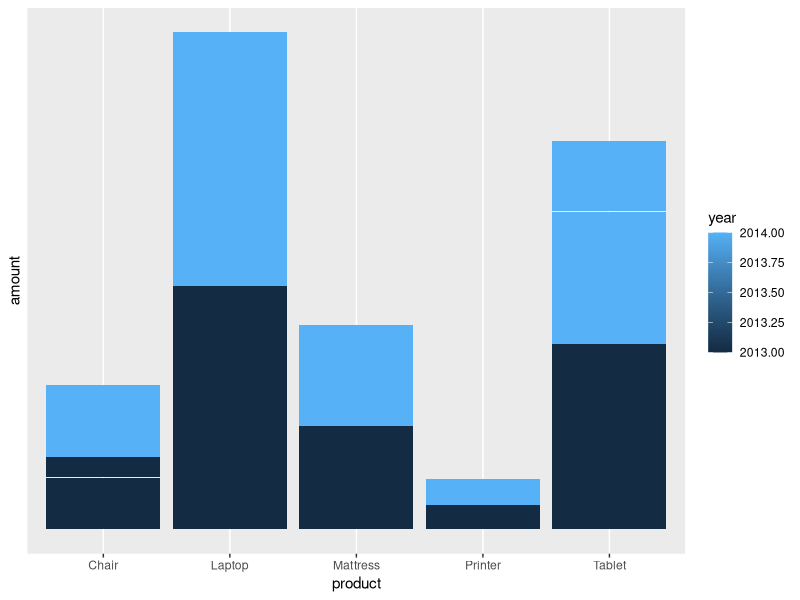
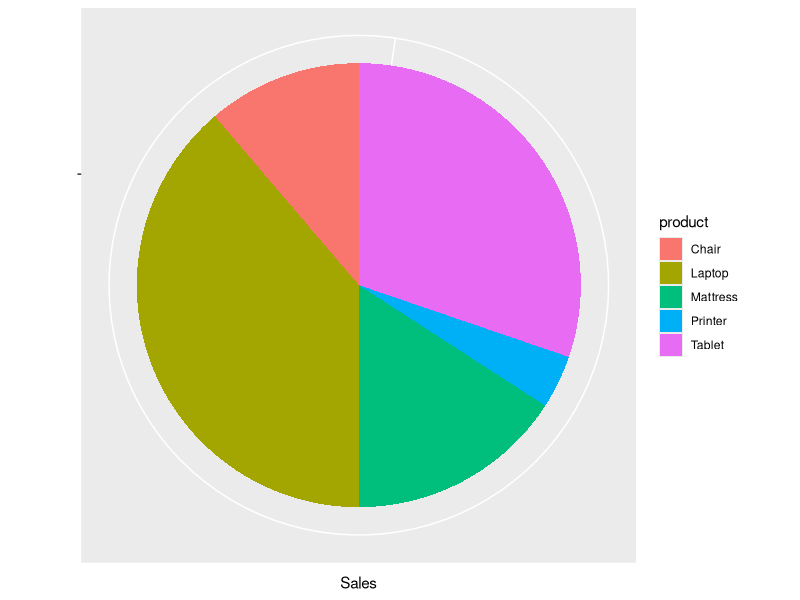
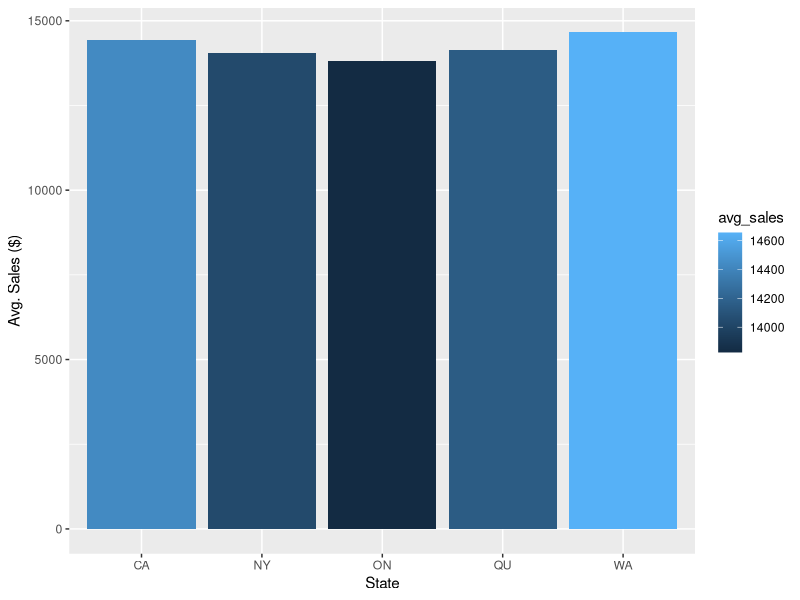
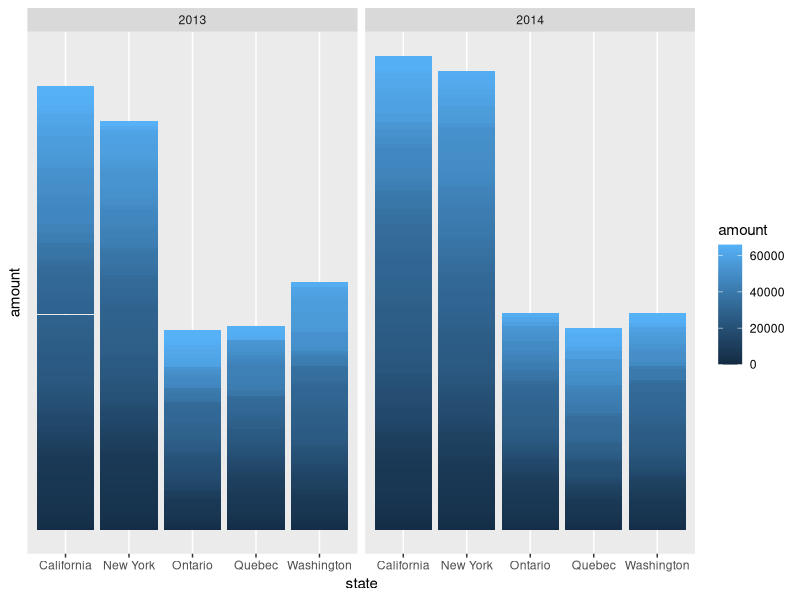
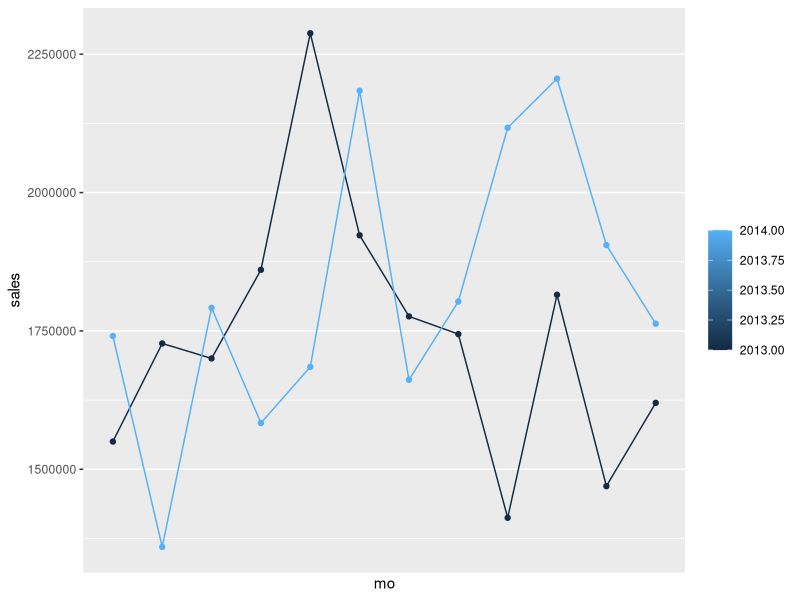

Source code (R) for these figures, in order:
## ---- chunk 1
knitr::opts_chunk$set(echo = TRUE)
## ---- chunk 2
library(readxl)
library(ggplot2)
library(dplyr)
Sales <- read_excel("Sales-Data_files/Sales.xlsx")
## ---- chunk 3
d1 <- Sales %>%
  select(year, category, product, amount) 

Sales_by_yr_product <- with(d1, d1[order(year),])

Q2a <- ggplot(data=Sales_by_yr_product, aes(x=product, y=amount, fill = year)) + geom_bar(stat="identity") +
  scale_y_continuous(breaks = 10^8)
## ---- chunk 4
plot(Q2a)
## ---- chunk 5
Sales_by_product <- Sales %>%
  group_by(product) %>%
  summarise(amount = sum(amount))

Q2b <- ggplot(Sales_by_product, aes(x="", y=amount, fill=product)) +
  geom_bar(width = 1, stat = "identity") + 
  scale_y_continuous(breaks=10^6) + 
  coord_polar("y", start=0) +
  labs(x="",y="Sales")
## ---- chunk 6
plot(Q2b)
## ---- chunk 7
avg_sales_state <- Sales %>%
  group_by(st) %>%
  arrange(country) %>%
  summarise(avg_sales = mean(amount))

Q2c <- ggplot(avg_sales_state, aes(x=st, y=avg_sales, fill=avg_sales)) + geom_col() + labs(x="State", y="Avg. Sales ($)")
## ---- chunk 8
plot(Q2c)
## ---- chunk 9
d2 <- with(Sales, Sales[order(year, amount, state),])

Q2d <- ggplot(data=d2, aes(x=state, y=amount, fill=amount)) + 
  geom_bar(stat="identity") + 
  facet_grid(~year) +
  scale_y_continuous(breaks = 10^8)
## ---- chunk 10
plot(Q2d)
## ---- chunk 11
d3 <- Sales %>%
  select(mo, year, amount) 

d4 <- d3 %>%
  group_by(mo, year) %>%
  arrange(mo) %>%
  summarise(sales = sum(amount))


Q2e <- ggplot(data = d4, aes(x = mo, y = sales, group = year, colour=year)) + 
  geom_line() +
  geom_point() +
  scale_x_discrete(breaks = Sales$month) + theme(legend.position = "right",
        legend.title = element_blank()) 
## ---- chunk 12
plot(Q2e)
## ---- chunk 13
mul_cube <- tapply(Sales$amount, 
                       Sales[,c("product", "month", "year", "st")], 
                       FUN=function(x){return(sum(x))})
## ---- chunk 14
mul_cube ["Laptop", "Jan", "2013", ]
## ---- chunk 15
mul_cube [c("Mattress","Chair"), 
             c("Apr","May","Jun"), 
             "2014", ]
## ---- chunk 16
apply(mul_cube, c("year", "product"),
      FUN=function(x) {return(sum(x, na.rm=TRUE))})
## ---- chunk 17
apply(mul_cube, c("year", "month", "product"), 
      FUN=function(x) {return(sum(x, na.rm=TRUE))})
